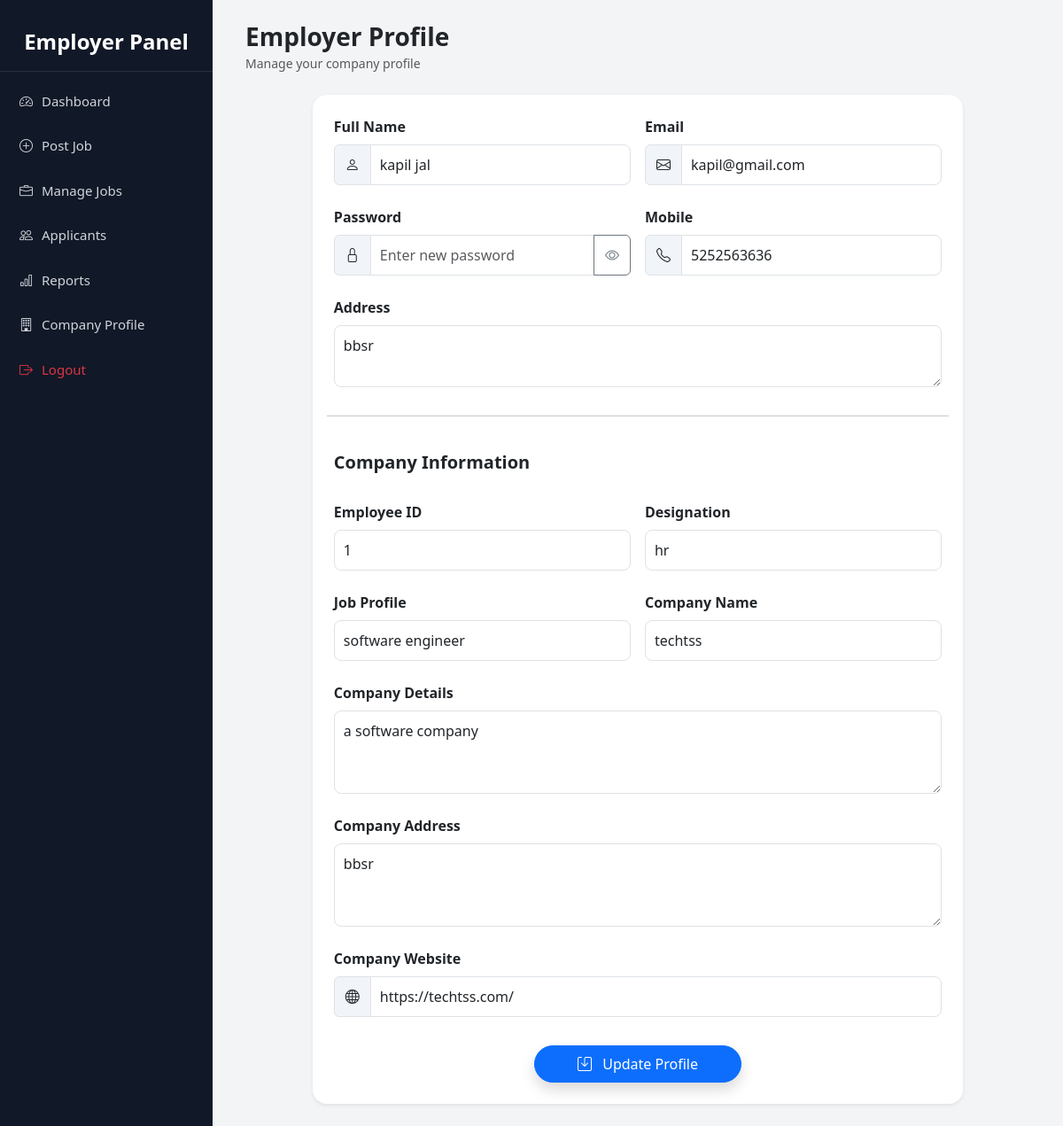
Page /employer/empprofile/ (signed in) on the committed database.
### Accounts/models.py (models this page shows, shortened)
class Register_master(models.Model):
    ROLE_CHOICE=(
        ('jobseeker','Jobseeker'),
        ('employer',('Employer')),
    )
    name=models.CharField(max_length=100)
    email=models.EmailField(unique=True)
    password=models.CharField(max_length=128)
    mobile=models.CharField(max_length=15)
    address=models.TextField()
    rolename=models.CharField(max_length=20,choices=ROLE_CHOICE)
    created_at=models.DateTimeField(auto_now_add=True)

### Employer/models.py (models this page shows, shortened)
class Emp_profile_update(models.Model):
    email=models.ForeignKey(Register_master,on_delete=models.CASCADE)
    empid=models.CharField(max_length=100,unique=True)
    Designation=models.CharField(max_length=30)
    job_profile=models.CharField(max_length=100)
    company_Name=models.CharField(max_length=40)
    company_details=models.TextField()
    company_address=models.TextField()
    company_website=models.URLField()

### Employer/views.py (the view, shortened to what this page needs)
# urls.py: path('empprofile/',Emp_profile,name="empprofile"),
def Emp_profile(request):
    email = request.session.get("email")
    if not email:
        return redirect("login")
    ob = Register_master.objects.get(email=email)
    try:
        profile = Emp_profile_update.objects.get(email=ob)
    except Emp_profile_update.DoesNotExist:
        profile = None
    return render(request, "emp_profile.html", {"data": ob, "profile": profile})

### Employer/templates/emp_profile.html (shortened to what this page needs)
{% extends "employer_base.html" %}
{% load static %}
{% block content %}
<div class="container-fluid">
<div class="d-flex justify-content-between align-items-center mb-4">
<div>
<h3 class="fw-bold mb-0">Employer Profile</h3>
<small class="text-muted">Manage your company profile</small>
</div>
</div>
<div class="row justify-content-center">
<div class="col-lg-10">
<div class="card shadow-sm border-0 rounded-4">
<div class="card-body p-4">
<form method="post">
<div class="row g-3">
<div class="col-md-6 mb-2">
<label class="form-label fw-semibold">Full Name</label>
<div class="input-group">
<span class="input-group-text">
<i class="bi bi-person"></i>
</span>
<input type="text"
name="name"
value="{{ data.name }}"
class="form-control"
required>
</div>
</div>
<div class="col-md-6 mb-2">
<label class="form-label fw-semibold">Email</label>
<div class="input-group">
<span class="input-group-text">
<i class="bi bi-envelope"></i>
</span>
<input type="email"
name="email"
value="{{ data.email }}"
class="form-control"
readonly>
</div>
</div>
<div class="col-md-6 mb-2 position-relative">
<label class="form-label fw-semibold">Password</label>
<div class="input-group">
<span class="input-group-text">
<i class="bi bi-lock"></i>
</span>
<input type="password"
name="pwd"
placeholder="Enter new password"
class="form-control"
id="password">
<button type="button"
class="btn btn-outline-secondary"
onclick="togglePassword()">
<i class="bi bi-eye"></i>
</button>
</div>
</div>
<div class="col-md-6 mb-2">
<label class="form-label fw-semibold">Mobile</label>
<div class="input-group">
<span class="input-group-text">
<i class="bi bi-telephone"></i>
</span>
<input type="text"
name="mobile"
value="{{ data.mobile }}"
class="form-control"
required>
</div>
</div>
<div class="col-12 mb-2">
<label class="form-label fw-semibold">Address</label>
<textarea name="adds"
class="form-control"
rows="2">{{ data.address }}</textarea>
</div>
<hr class="my-4">
<h5 class="fw-bold mb-3">Company Information</h5>
<div class="col-md-6 mb-2">
<label class="form-label fw-semibold">Employee ID</label>
<input type="text"
name="empid"
value="{{ profile.empid }}"
class="form-control">
</div>
<div class="col-md-6 mb-2">
<label class="form-label fw-semibold">Designation</label>
<input type="text"
name="desg"
value="{{ profile.Designation }}"
class="form-control">
</div>
<div class="col-md-6 mb-2">
<label class="form-label fw-semibold">Job Profile</label>
<input type="text"
name="jprofile"
value="{{ profile.job_profile }}"
class="form-control">
</div>
<div class="col-md-6 mb-2">
<label class="form-label fw-semibold">Company Name</label>
<input type="text"
name="cname"
value="{{ profile.company_Name }}"
class="form-control">
</div>
<div class="col-12 mb-2">
<label class="form-label fw-semibold">Company Details</label>
<textarea name="cdetails"
class="form-control"
rows="3">{{ profile.company_details }}</textarea>
</div>
<div class="col-12 mb-2">
<label class="form-label fw-semibold">Company Address</label>
<textarea name="caddress"
class="form-control"
rows="3">{{ profile.company_address }}</textarea>
</div>
<div class="col-12 mb-2">
<label class="form-label fw-semibold">Company Website</label>
<div class="input-group">
<span class="input-group-text">
<i class="bi bi-globe"></i>
</span>
<input type="url"
name="cweb"
value="{{ profile.company_website }}"
class="form-control"
placeholder="https://example.com">
</div>
</div>
<div class="col-12 text-center mt-4">
<button class="btn btn-primary px-5 py-2 rounded-pill shadow">
<i class="bi bi-save me-2"></i>
Update Profile
</button>
</div>
</div>
</form>
</div>
</div>
</div>
</div>
</div>
{% endblock %}

### Accounts/templates/employer_base.html (style rules this page uses)
body { margin:0; font-family:system-ui; background:#f3f4f6; overflow-x:hidden; }

### Employer/templates/emp_profile.html (style rules this page uses)
.card { border-radius:14px; }
.form-control { border-radius:8px; padding:10px; }
.input-group-text { background:#f1f5f9; }

### rows in the picture
Register_master: name "kapil jal", email "kapil@gmail.com", mobile "5252563636", adds "bbsr"
Emp_profile_update: empid "1", desg "hr", jprofile "software engineer", cname "techtss", cdetails "a software company", caddress "bbsr", cweb "https://techtss.com/"
